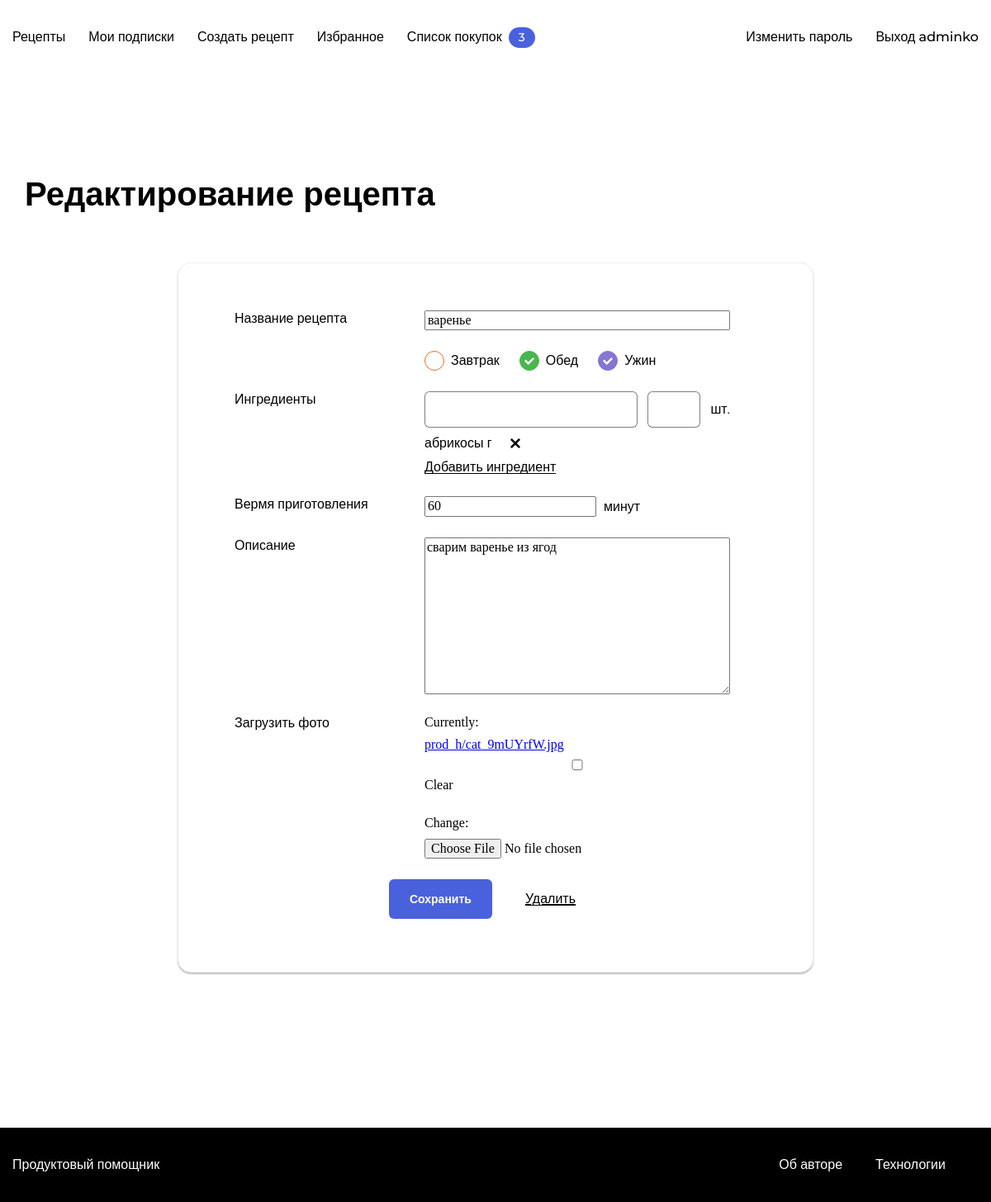
Page /recipe/2/edit/ (signed in) on the earlier database version.
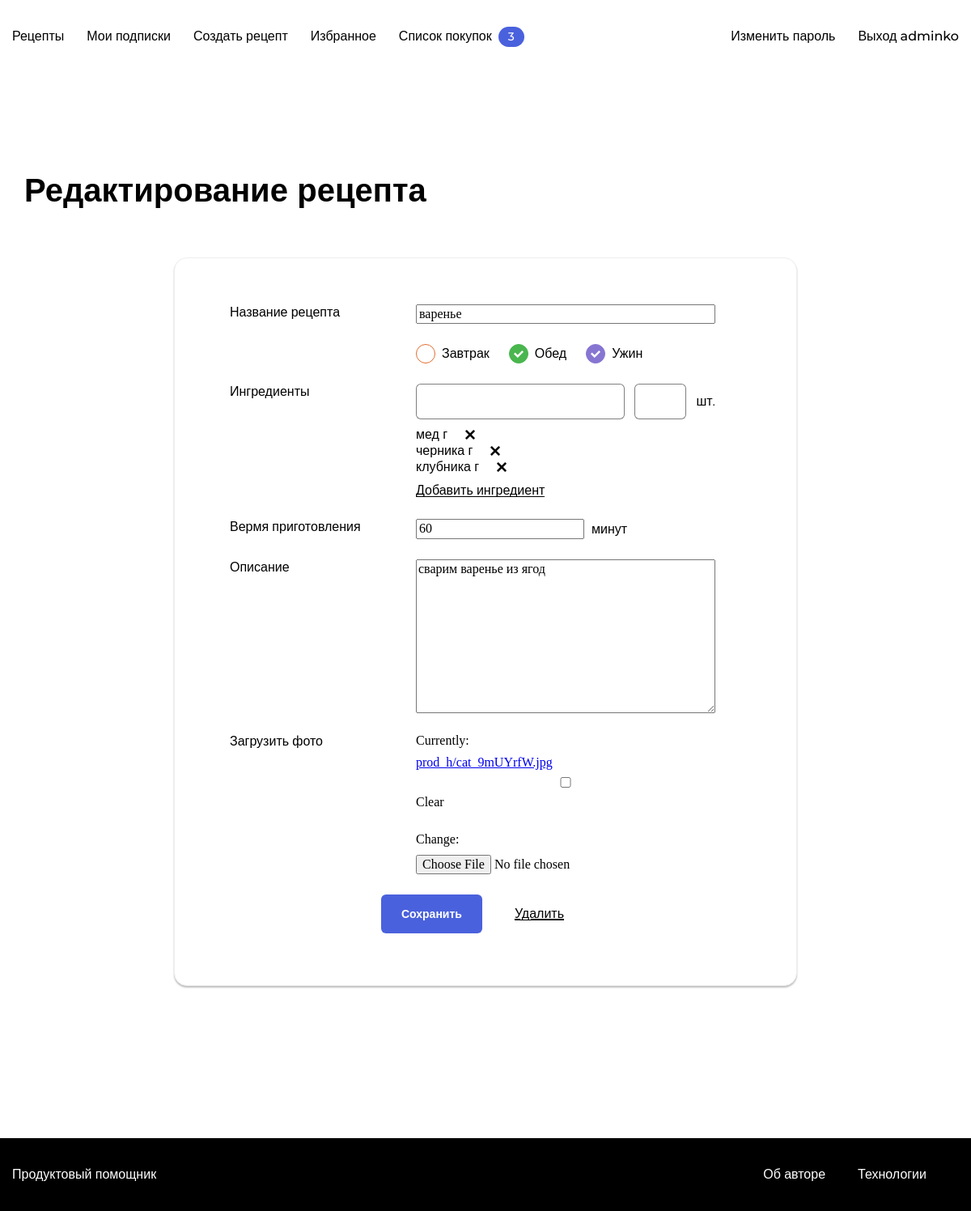
Same page on the later database version.
### prod_h/models.py (models this page shows, shortened)
class Amount(models.Model):
    ingredient = models.ForeignKey(ListOfIngridients,
                                   on_delete=models.CASCADE,
                                   related_name='ingridient_name', )
    recipe = models.ForeignKey(
        Recipe, on_delete=models.CASCADE,
        related_name="recipe_ingredients",
        verbose_name='Рецепт',
    )
    counts = models.PositiveSmallIntegerField(verbose_name='количество',
        default=1)

class ListOfIngridients(models.Model):
    name = models.CharField(max_length=50,
                            unique=True,
                            verbose_name='Название ингредиента',
                            help_text='Название ингредиента, максимум 50 символов',
                            )
    units_of_measurement = models.CharField(max_length=20,
                                            verbose_name='Единица измерения',
                                            help_text='Единица измерения, максимум 20 симоволов',
                                            )
    def __str__(self):
        return self.name

### prod_h/views.py (the view, shortened to what this page needs)
# urls.py: path('recipe/<int:recipe_id>/edit/', views.recipe_edit, name='recipe_edit'),
@login_required
def recipe_edit(request, recipe_id):
    edit = True
    instance = get_object_or_404(Recipe, id=recipe_id)
    if not request.user.is_superuser:
        if instance.author != request.user:
            return redirect('recipe_detail', instance.id)
    form = RecipeForm(request.POST or None,
                      files=request.FILES or None,
                      instance=instance)
    context = {
        'edit': edit,
        'recipe': instance,
        'form': form,
        'tags': instance.tags.all()
    }
    return render(request, 'formRecipe.html', context)

### prod_h/forms.py
class RecipeForm(forms.ModelForm):
    class Meta:
        model = Recipe
        fields = ['name', 'time', 'text', 'image',]
    widgets = {
        'name': forms.TextInput(attrs={
            'class': 'form__input'
        }),
        'time': forms.TextInput(attrs={
            'class': 'form__input'
        }),
        'text': forms.Textarea(attrs={
            'rows': 8,
            'class': 'form__textarea'
        }),
    }

### users/templatetags/user_filters.py (called while the page is built)
@register.filter
def purchases_count(user):
    if user.purchases.all().count() == 0:
        return ''
    return user.purchases.all().count()

### templates/formRecipe.html (shortened to what the changed rows need)
{% extends "base.html" %}
{% load static %}
{% block static_css %}
<link rel="stylesheet" href="{% static 'pages/form.css' %}">
{% endblock %}
{% block content %}
<main class="main container">
    <div class="main__header">
      {% if edit %}
        <h1 class="main__title">Редактирование рецепта</h1>
      {% else %}
        <h1 class="main__title">Создание рецепта</h1>
      {% endif %}
    </div>
    <div class="form-container">
      <form class="form" method="post" enctype="multipart/form-data">
        <div class="form__group">
          <div class="form__field-group">
            <div class="form__field-group-ingredientes-container">
              {% for i in recipe.recipe_ingredients.all %}
                <div class="form__field-item-ingredient" id="ing_{{ forloop.counter }}">
                  <span> {{ i.ingredient.name }} {{ i.count }} {{ i.ingredient.units_of_measurement }}</span>
                  <span class="form__field-item-delete"></span>
                         type="hidden" value="{{ i.ingredient.units_of_measurement }}"></div>
              {% endfor %}
            </div>
          </div>
        </div>
      </form>
    </div>
  </main>
{%endblock%}

Differences in the rows shown:
removed Amount: ingredient.name "абрикосы", ingredient.units_of_measurement "г"
added Amount: ingredient.name "мед", ingredient.units_of_measurement "г"
added Amount: ingredient.name "черника", ingredient.units_of_measurement "г"
added Amount: ingredient.name "клубника", ingredient.units_of_measurement "г"
